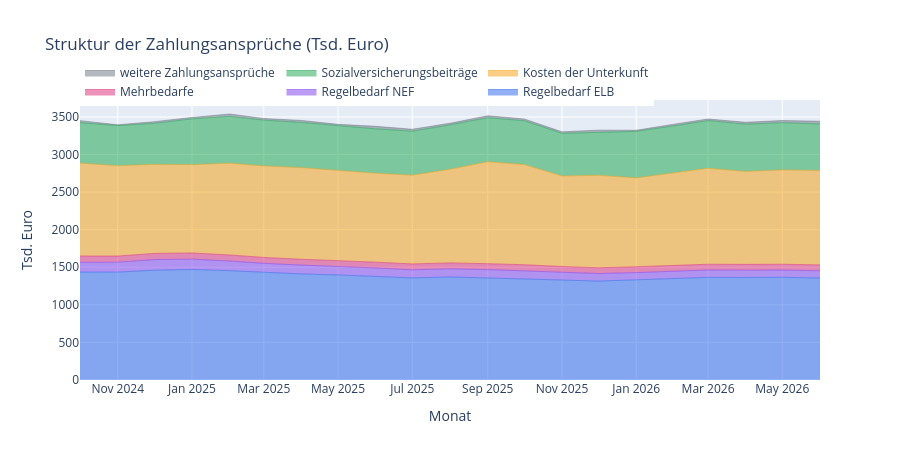

Notebook cell for this chart:
### Markdown cell above
## 3. Struktur der Zahlungsansprüche

Sechs sich nicht überschneidende Einzelposten, deren Summe exakt „Insgesamt“ ergibt (siehe Summen-Check in Kapitel 1). „Gesamtregelleistung (Bürgergeld)“ ist dagegen eine **Teilsumme** aus Regelbedarf ELB + Regelbedarf NEF + Mehrbedarfe + Kosten der Unterkunft und wird hier nicht separat gestapelt, um Doppelzählung zu vermeiden.

### Code cell
leaf_farben = {
    "Regelbedarf ELB": "#2563eb", "Regelbedarf NEF": "#7c3aed", "Mehrbedarfe": "#db2777",
    "Kosten der Unterkunft": "#f59e0b", "Sozialversicherungsbeiträge": "#16a34a", "weitere Zahlungsansprüche": "#6b7280",
}

fig = go.Figure()
for spalte in leaf_spalten:
    fig.add_trace(go.Scatter(
        x=finanzen.index.to_timestamp(), y=finanzen[spalte], name=spalte,
        mode="lines", stackgroup="finanzen", line=dict(color=leaf_farben[spalte], width=0.5),
    ))
fig.update_layout(
    title="Struktur der Zahlungsansprüche (Tsd. Euro)",
    yaxis_title="Tsd. Euro",
    xaxis_title="Monat",
    hovermode="x unified",
    legend=dict(orientation="h", y=1.15),
    height=460,
)
export_abbildung(fig, "abb21_zahlungsanspruch_struktur.png", 1000, 460)
fig
